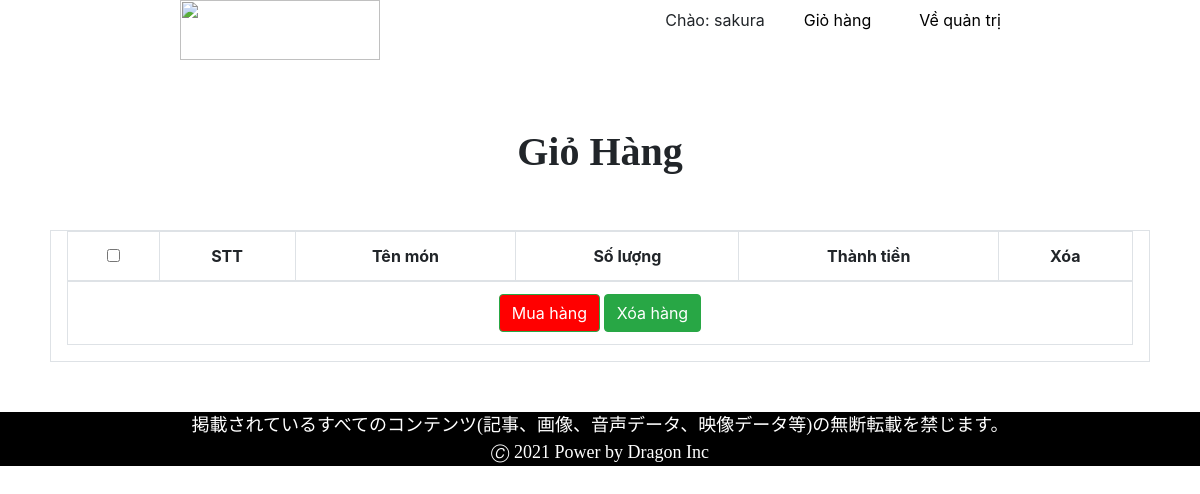
/Admin/BanHang/giohang.php (signed in), run on an earlier commit of the app's database.
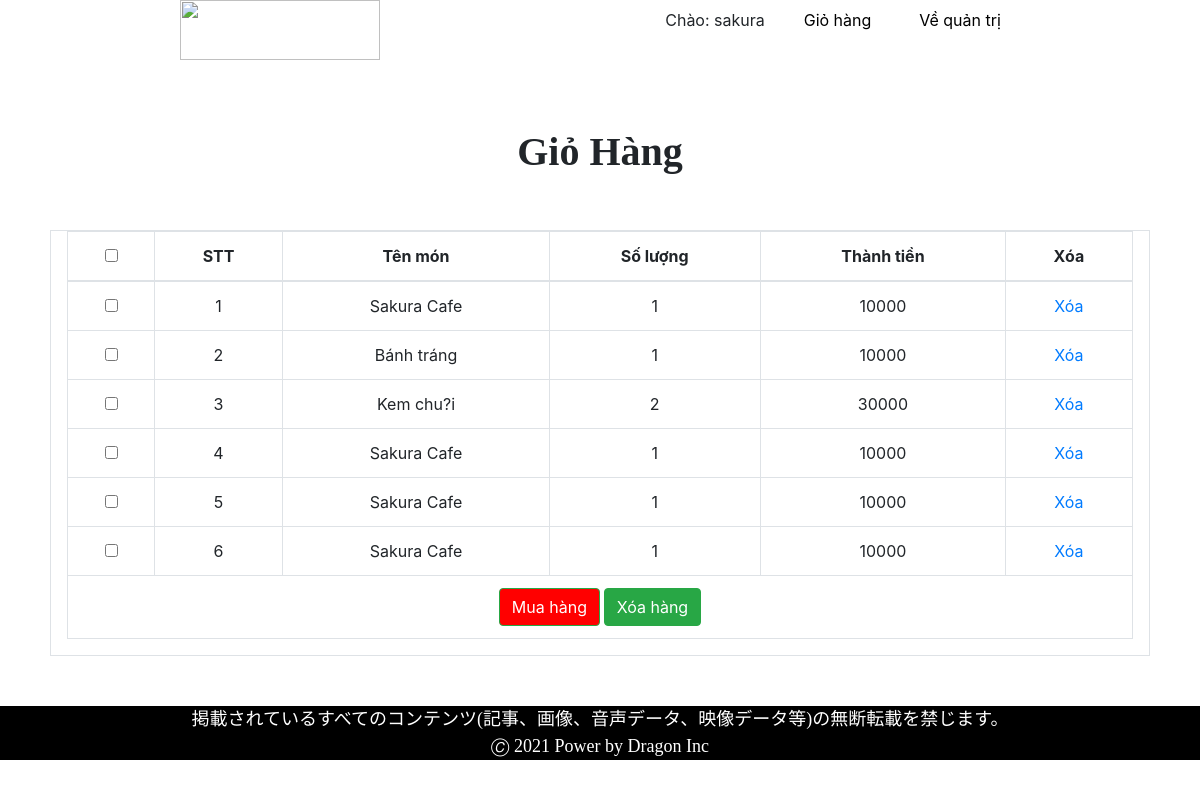
And on a later commit of the database.
### tables this page shows
CREATE TABLE `tblhoadon` (
  `iHhoadon` int(11) NOT NULL,
  `idKhachhang` int(11) NOT NULL,
  `idMon` int(11) NOT NULL,
  `soLuong` int(11) NOT NULL,
  `ThanhTien` double DEFAULT NULL,
  `ngayThang` timestamp NULL DEFAULT NULL,
  `idstaff` int(11) DEFAULT NULL
);

CREATE TABLE `tblmon` (
  `idMon` int(11) NOT NULL,
  `tenMon` text NOT NULL,
  `gia` double NOT NULL,
  `idLoai` int(11) NOT NULL,
  `hinhAnh` text DEFAULT NULL,
  `moTa` text DEFAULT NULL,
  `goiY` float DEFAULT NULL,
  `conHang` text NOT NULL
);

### Admin/BanHang/giohang.php (the view, shortened to what this page needs)
<?php
if(isset($_SESSION["username"])){
	$username	=	$_SESSION["username"];
	$idKhachhang = $_SESSION["idKhachhang"];}
else
	header("location:../login.php");
?>
<!DOCTYPE html>
<html lang="en">
<head>
	<link rel="stylesheet" type="text/css" href="../../css/style.css?" />
	<link rel="stylesheet" href="https://cdnjs.cloudflare.com/ajax/libs/jqueryui/1.12.1/jquery-ui.css" />
	<link href="https://stackpath.bootstrapcdn.com/bootstrap/4.3.1/css/bootstrap.min.css" rel="stylesheet">
</head>
<body>
<header>
    <div>
    <div id="logo"><a href="./BanHang.php"><img src="../../img/logo.png"></a></div>
    <div id="menu">
      <ul>
		<li><span>Chào: <?=$username?></span></li>
		<li><a href="./giohang.php">Giỏ hàng</a></li>
		<li><a href="../blank.php">Về quản trị</a></li>
      </ul>
		</div>
  </div>
  </header>
	<br/><br/><br/>
  <article>
  <section id="info" align="center">
	  <span>Giỏ Hàng</span><br/><br/>
	 <form method="post" action="giohang.php">
		 <div class="table-responsive table-bordered">
				 <table class="table" style="width:97%" align="center">
					<thead>
						<tr>
							<th><input type="checkbox" name="checkbox" class="chk_box"></th>
							<th>STT</th>
							<th>Tên món</th>
							<th>Số lượng</th>
							<th>Thành tiền</th>
							<th>Xóa </th>
						</tr>
					</thead>
					<tbody>
						<?php
							include("../../include/connect.inc");
							$sql		=	"select * from tblhoadon where idKhachhang = '$idKhachhang'";
							$rs 		=	mysqli_query($conn, $sql);
							$i			=	1;
						  while($row=mysqli_fetch_array($rs)){
							  $sql2	= 	"select * from tblmon where idMon = ".$row["idMon"]."";
									$rs2 		=	mysqli_query($conn, $sql2);
									$row2=mysqli_fetch_array($rs2);
							echo" <tr>
								<td><input type='checkbox' class='chk_box1' name='check_list[]' value='".$row["iHhoadon"]."'></td>
								<td>$i</td>
								<td>".$row2["tenMon"]."</td>
								<td>".$row["soLuong"]."</td>
								<td>".$tinhtien=$row["soLuong"]*$row2["gia"]."</td>
								<td><a href='javascript:del_confirm(\"del_giohang.php?id=".$row["iHhoadon"]."\")'>Xóa</a></td>
								</tr>";
						   $i++;
						  }
						?>
						   <tr align="center">
								<th colspan="6" align="center">
									<input type="submit" class="btn btn-success" style="background-color: red" name="muahang" value="Mua hàng">
									<input type="submit" class="btn btn-success" name="xoahang" value="Xóa hàng">
								</th>
					</tr>
					</tbody>
				</table>
			</div>
			</form>
	  </section>
        </article>
        <footer>
            <p style="text-align: center;">掲載されているすべてのコンテンツ(記事、画像、音声データ、映像データ等)の無断転載を禁じます。<br/>🄫 2021 Power by Dragon Inc</p>
        </footer>
</body>
</html>

What changed in the data, as far as the page shows it:
added tblhoadon: idMon.tenMon "Sakura Cafe", soLuong "1", $row['soLuong']*$row2['gia'] "10000"
added tblhoadon: idMon.tenMon "Bánh tráng", soLuong "1", $row['soLuong']*$row2['gia'] "10000"
added tblhoadon: idMon.tenMon "Kem chu?i", soLuong "2", $row['soLuong']*$row2['gia'] "30000"
added tblhoadon: idMon.tenMon "Sakura Cafe", soLuong "1", $row['soLuong']*$row2['gia'] "10000"
added tblhoadon: idMon.tenMon "Sakura Cafe", soLuong "1", $row['soLuong']*$row2['gia'] "10000"
added tblhoadon: idMon.tenMon "Sakura Cafe", soLuong "1", $row['soLuong']*$row2['gia'] "10000"
